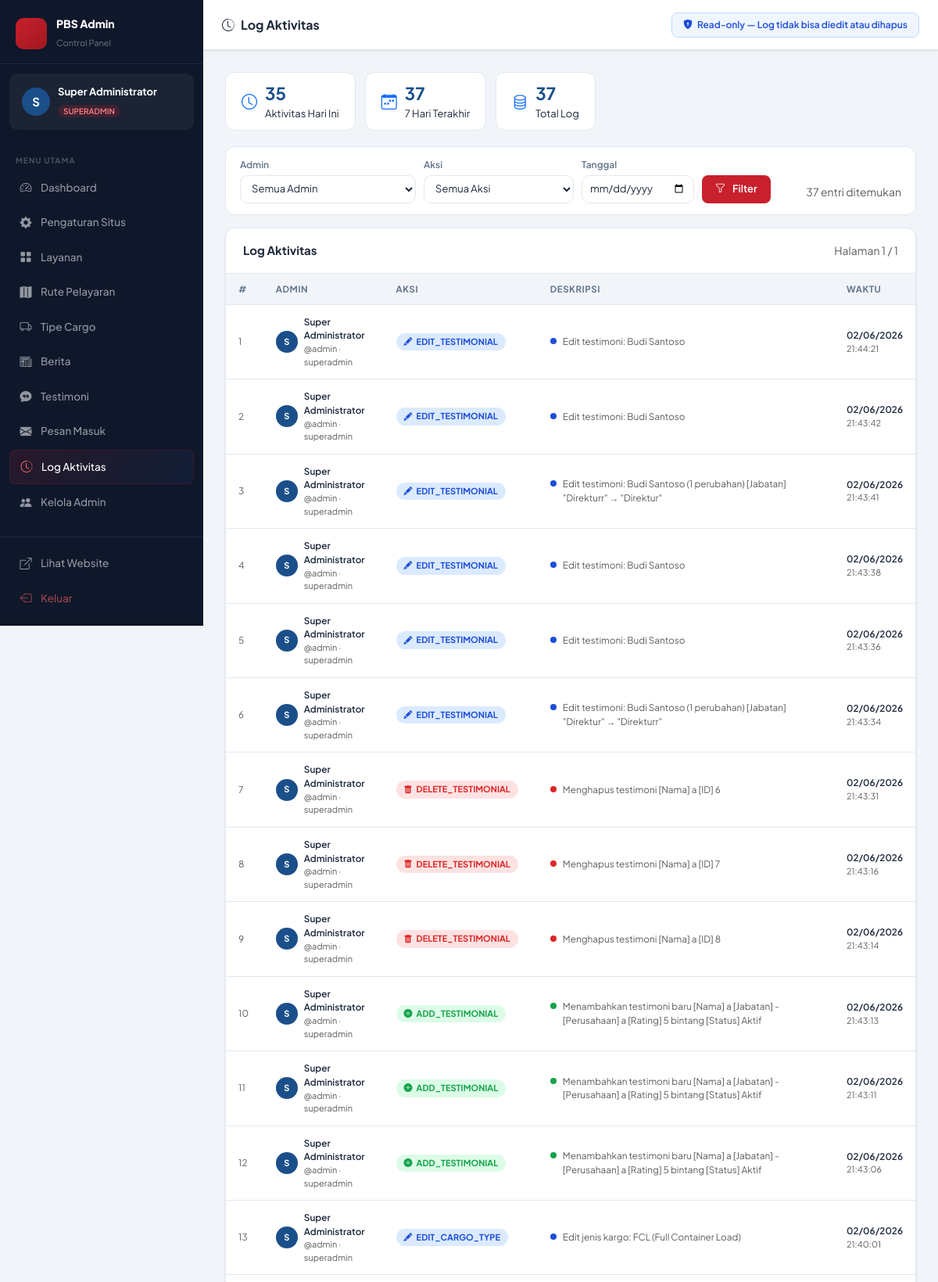
/admin/activity_log.php (signed in, upper part), run on the app's committed database.
### tables this page shows
CREATE TABLE `activity_log`  (
  `id` int NOT NULL AUTO_INCREMENT,
  `admin_id` int NULL DEFAULT NULL,
  `action` varchar(100) NOT NULL,
  `description` text NULL,
  `ip_address` varchar(45) NULL DEFAULT NULL,
  `created_at` timestamp NOT NULL DEFAULT current_timestamp,
  PRIMARY KEY (`id`) USING BTREE,
  INDEX `admin_id`(`admin_id` ASC) USING BTREE,
  CONSTRAINT `activity_log_ibfk_1` FOREIGN KEY (`admin_id`) REFERENCES `admins` (`id`) ON DELETE SET NULL ON UPDATE RESTRICT
);

### admin/activity_log.php (the view, shortened to what this page needs)
<?php
$pdo   = getPDO();
$filterAdmin  = isset($_GET['admin_id']) ? (int)$_GET['admin_id'] : 0;
$filterAction = trim($_GET['action_filter'] ?? '');
$filterDate   = trim($_GET['date'] ?? '');
$page         = max(1, (int)($_GET['page'] ?? 1));
$perPage      = 50;
$conditions = [];
$params     = [];
$where = $conditions ? ('WHERE ' . implode(' AND ', $conditions)) : '';
$countStmt = $pdo->prepare("SELECT COUNT(*) FROM activity_log l $where");
$countStmt->execute($params);
$totalRows  = (int)$countStmt->fetchColumn();
$totalPages = max(1, (int)ceil($totalRows / $perPage));
$page       = min($page, $totalPages);
$offset     = ($page - 1) * $perPage;
$logStmt = $pdo->prepare("
    SELECT
        l.id,
        l.admin_id,
        l.action,
        l.description,
        l.ip_address,
        l.created_at,
        a.username,
        a.full_name,
        a.role AS admin_role
    FROM activity_log l
    LEFT JOIN admins a ON a.id = l.admin_id
    $where
    ORDER BY l.created_at DESC
    LIMIT $perPage OFFSET $offset
");
$logStmt->execute($params);
$logs = $logStmt->fetchAll();
function actionStyle(string $action): array {
    return match (true) {
        str_contains($action, 'DELETE') || str_contains($action, 'HAPUS')
            => ['badge' => 'red',    'icon' => 'bi-trash-fill'],
        str_contains($action, 'ADD') || str_contains($action, 'CREATE')
            => ['badge' => 'green',  'icon' => 'bi-plus-circle-fill'],
        str_contains($action, 'UPDATE') || str_contains($action, 'EDIT')
            => ['badge' => 'blue',   'icon' => 'bi-pencil-fill'],
        str_contains($action, 'LOGIN') || str_contains($action, 'LOGOUT')
            => ['badge' => 'orange', 'icon' => 'bi-box-arrow-in-right'],
        str_contains($action, 'RESET') || str_contains($action, 'PASSWORD')
            => ['badge' => 'orange', 'icon' => 'bi-key-fill'],
        default
            => ['badge' => 'gray',   'icon' => 'bi-activity'],
    };
}
$todayStats = $pdo->query("
    SELECT COUNT(*) AS total_today FROM activity_log WHERE DATE(created_at) = CURDATE()
")->fetch();
$weekStats = $pdo->query("
    SELECT COUNT(*) AS total_week FROM activity_log WHERE created_at >= DATE_SUB(NOW(), INTERVAL 7 DAY)
")->fetch();
$totalStats = $pdo->query("SELECT COUNT(*) AS total_all FROM activity_log")->fetch();
?>
<!DOCTYPE html>
<html lang="id">
<head>
    <link rel="stylesheet" href="https://cdn.jsdelivr.net/npm/bootstrap@5.3.3/dist/css/bootstrap.min.css">
    <link rel="stylesheet" href="https://cdn.jsdelivr.net/npm/bootstrap-icons@1.11.3/font/bootstrap-icons.min.css">
    <link rel="stylesheet" href="<?= BASE_URL ?>/admin/assets/admin.css">
</head>
<body>
<div class="adm-layout">
    <?php include __DIR__ . '/includes/sidebar.php'; ?>
    <div class="adm-main">
        <div class="adm-topbar">
            <div class="topbar-title">
                <i class="bi bi-clock-history me-2"></i>Log Aktivitas
            </div>
            <div class="topbar-actions">
                <span class="readonly-notice">
                    <i class="bi bi-shield-lock-fill"></i> Read-only — Log tidak bisa diedit atau dihapus
                </span>
            </div>
        </div>
        <div class="adm-content">
            <div class="stat-chips">
                <div class="stat-chip">
                    <i class="bi bi-clock text-primary fs-5"></i>
                    <div><strong><?= (int)$todayStats['total_today'] ?></strong><br><span>Aktivitas Hari Ini</span></div>
                </div>
                <div class="stat-chip">
                    <i class="bi bi-calendar-week text-primary fs-5"></i>
                    <div><strong><?= (int)$weekStats['total_week'] ?></strong><br><span>7 Hari Terakhir</span></div>
                </div>
                <div class="stat-chip">
                    <i class="bi bi-database text-primary fs-5"></i>
                    <div><strong><?= number_format((int)$totalStats['total_all']) ?></strong><br><span>Total Log</span></div>
                </div>
            </div>
            <form method="GET" id="filterForm">
                <div class="filter-bar">
                    <div>
                        <label>Admin</label>
                        <select name="admin_id" class="adm-input" style="min-width:160px;">
                            <option value="">Semua Admin</option>
                        </select>
                    </div>
                    <div>
                        <label>Aksi</label>
                        <select name="action_filter" class="adm-input" style="min-width:180px;">
                            <option value="">Semua Aksi</option>
                        </select>
                    </div>
                    <div>
                        <label>Tanggal</label>
                        <input type="date" name="date" class="adm-input"
                               value="<?= htmlspecialchars($filterDate) ?>"
                               style="min-width:140px;">
                    </div>
                    <div class="d-flex gap-2 align-items-end">
                        <button type="submit" class="btn-adm save" style="height:36px;padding:0 16px;font-size:13px;">
                            <i class="bi bi-funnel me-1"></i>Filter
                        </button>
                    </div>
                    <div class="ms-auto text-muted small d-flex align-items-end pb-1">
                        <?= number_format($totalRows) ?> entri ditemukan
                    </div>
                </div>
            </form>
            <div class="adm-card">
                <div class="adm-card-header">
                    <h5>
                        Log Aktivitas
                    </h5>
                    <span class="text-muted small">Halaman <?= $page ?> / <?= $totalPages ?></span>
                </div>
                <?php if (empty($logs)): ?>
                    <div class="empty-state">
                        <i class="bi bi-clock-history"></i>
                        <p>Tidak ada log aktivitas<?= ($filterAdmin || $filterAction || $filterDate) ? ' untuk filter ini' : '' ?>.</p>
                    </div>
                <?php else: ?>
                    <div class="table-responsive">
                        <table class="adm-table">
                            <thead>
                                <tr>
                                    <th style="width:40px;">#</th>
                                    <th>Admin</th>
                                    <th>Aksi</th>
                                    <th>Deskripsi</th>
                                    <th style="white-space:nowrap;">Waktu</th>
                                </tr>
                            </thead>
                            <tbody>
                            <?php foreach ($logs as $i => $log): $style = actionStyle($log['action']); ?>
                                <tr>
                                    <td class="text-muted small nowrap"><?= $offset + $i + 1 ?></td>
                                    <td class="nowrap">
                                        <div class="d-flex align-items-center gap-2">
                                            <div class="avatar-xs"><?= mb_strtoupper(mb_substr($log['full_name'] ?? '?', 0, 1)) ?></div>
                                            <div>
                                                <div class="fw-semibold small"><?= htmlspecialchars($log['full_name'] ?? 'Dihapus') ?></div>
                                                <div class="text-muted" style="font-size:11px;">
                                                    @<?= htmlspecialchars($log['username'] ?? '-') ?>
                                                    <?php if ($log['admin_role']): ?> · <?= htmlspecialchars($log['admin_role']) ?><?php endif; ?>
                                                </div>
                                            </div>
                                        </div>
                                    </td>
                                    <td class="nowrap">
                                        <span class="action-badge <?= $style['badge'] ?>"><i class="bi <?= $style['icon'] ?>"></i> <?= htmlspecialchars($log['action']) ?></span>
                                    </td>
                                    <td style="min-width: 250px;">
                                        <div class="d-flex align-items-start gap-2">
                                            <span class="log-dot <?= $style['badge'] ?> mt-1"></span>
                                            <span class="text-muted small" style="line-height:1.5;"><?= htmlspecialchars($log['description'] ?: '—') ?></span>
                                        </div>
                                    </td>
                                    <td class="nowrap">
                                        <div class="small fw-semibold"><?= date('d/m/Y', strtotime($log['created_at'])) ?></div>
                                        <div class="text-muted" style="font-size:11px;"><?= date('H:i:s', strtotime($log['created_at'])) ?></div>
                                    </td>
                                </tr>
                            <?php endforeach; ?>
                            </tbody>
                        </table>
                    </div>
                <?php endif; ?>
            </div>
        </div>
    </div>
</div>
</body>
</html>

### admin/activity_log.php (style rules this page uses)
.action-badge { display:inline-flex;align-items:center;gap:5px; padding:3px 10px;border-radius:20px;font-size:11px;font-weight:700; white-space:nowrap; }
.action-badge.red { background:#fee2e2;color:#dc2626; }
.action-badge.green { background:#dcfce7;color:#16a34a; }
.action-badge.blue { background:#dbeafe;color:#1d4ed8; }
.stat-chips { display:flex;gap:12px;flex-wrap:wrap;margin-bottom:20px; }
.stat-chip { background:#fff;border:1.5px solid #e2e8f0;border-radius:12px; padding:10px 20px;display:flex;align-items:center;gap:10px;font-size:13px; }
.stat-chip strong { font-size:22px;font-weight:700;color:#1B4F8A; }
.filter-bar { background:#fff;border:1.5px solid #e2e8f0;border-radius:12px; padding:14px 18px;margin-bottom:16px;display:flex;gap:10px;flex-wrap:wrap;align-items:flex-end; }
.filter-bar .adm-input { height:36px;font-size:13px;padding:0 10px; }
.filter-bar label { font-size:12px;font-weight:600;color:#64748b;display:block;margin-bottom:4px; }
.log-dot { width:8px;height:8px;border-radius:50%;display:inline-block;flex-shrink:0;margin-top:2px; }
.log-dot.red { background:#dc2626; }
.log-dot.green { background:#16a34a; }
.log-dot.blue { background:#1d4ed8; }
.avatar-xs { width:28px;height:28px;border-radius:50%;background:#1B4F8A;color:#fff; display:inline-flex;align-items:center;justify-content:center;font-weight:700;font-size:11px;flex-shrink:0; }
.readonly-notice { display:inline-flex;align-items:center;gap:6px; background:#f0f6ff;border:1.5px solid #bfdbfe;border-radius:8px; padding:6px 14px;font-size:12px;font-weight:600;color:#1d4ed8; }

### data on the page
activity_log: i "1", admin.full_name "S", admin.full_name "Super Administrator", admin.username "admin", admin.role "superadmin", action "EDIT_TESTIMONIAL", description "Edit testimoni: Budi Santoso", created_at "02/06/2026", created_at "21:44:21"
activity_log: i "2", admin.full_name "S", admin.full_name "Super Administrator", admin.username "admin", admin.role "superadmin", action "EDIT_TESTIMONIAL", description "Edit testimoni: Budi Santoso", created_at "02/06/2026", created_at "21:43:42"
activity_log: i "3", admin.full_name "S", admin.full_name "Super Administrator", admin.username "admin", admin.role "superadmin", action "EDIT_TESTIMONIAL", description "Edit testimoni: Budi Santoso (1 perubahan) [Jabatan] \"Direkturr\" → \"Direktur\"", created_at "02/06/2026", created_at "21:43:41"
activity_log: i "4", admin.full_name "S", admin.full_name "Super Administrator", admin.username "admin", admin.role "superadmin", action "EDIT_TESTIMONIAL", description "Edit testimoni: Budi Santoso", created_at "02/06/2026", created_at "21:43:38"
activity_log: i "5", admin.full_name "S", admin.full_name "Super Administrator", admin.username "admin", admin.role "superadmin", action "EDIT_TESTIMONIAL", description "Edit testimoni: Budi Santoso", created_at "02/06/2026", created_at "21:43:36"
activity_log: i "6", admin.full_name "S", admin.full_name "Super Administrator", admin.username "admin", admin.role "superadmin", action "EDIT_TESTIMONIAL", description "Edit testimoni: Budi Santoso (1 perubahan) [Jabatan] \"Direktur\" → \"Direkturr\"", created_at "02/06/2026", created_at "21:43:34"
activity_log: i "7", admin.full_name "S", admin.full_name "Super Administrator", admin.username "admin", admin.role "superadmin", action "DELETE_TESTIMONIAL", description "Menghapus testimoni [Nama] a [ID] 6", created_at "02/06/2026", created_at "21:43:31"
activity_log: i "8", admin.full_name "S", admin.full_name "Super Administrator", admin.username "admin", admin.role "superadmin", action "DELETE_TESTIMONIAL", description "Menghapus testimoni [Nama] a [ID] 7", created_at "02/06/2026", created_at "21:43:16"
activity_log: i "9", admin.full_name "S", admin.full_name "Super Administrator", admin.username "admin", admin.role "superadmin", action "DELETE_TESTIMONIAL", description "Menghapus testimoni [Nama] a [ID] 8", created_at "02/06/2026", created_at "21:43:14"
activity_log: i "10", admin.full_name "S", admin.full_name "Super Administrator", admin.username "admin", admin.role "superadmin", action "ADD_TESTIMONIAL", description "Menambahkan testimoni baru [Nama] a [Jabatan] - [Perusahaan] a [Rating] 5 bintang [Status] Aktif", created_at "02/06/2026", created_at "21:43:13"
activity_log: i "11", admin.full_name "S", admin.full_name "Super Administrator", admin.username "admin", admin.role "superadmin", action "ADD_TESTIMONIAL", description "Menambahkan testimoni baru [Nama] a [Jabatan] - [Perusahaan] a [Rating] 5 bintang [Status] Aktif", created_at "02/06/2026", created_at "21:43:11"
activity_log: i "12", admin.full_name "S", admin.full_name "Super Administrator", admin.username "admin", admin.role "superadmin", action "ADD_TESTIMONIAL", description "Menambahkan testimoni baru [Nama] a [Jabatan] - [Perusahaan] a [Rating] 5 bintang [Status] Aktif", created_at "02/06/2026", created_at "21:43:06"
activity_log: i "13", admin.full_name "S", admin.full_name "Super Administrator", admin.username "admin", admin.role "superadmin", action "EDIT_CARGO_TYPE", description "Edit jenis kargo: FCL (Full Container Load)", created_at "02/06/2026", created_at "21:40:01"

### other printed values
mb_strtoupper(mb_substr($admin['name'], 0, 1)) "S"
$admin['name'] "Super Administrator"
$admin['role'] "SUPERADMIN"
$m['label'] "Dashboard"
$m['label'] "Pengaturan Situs"
$m['label'] "Layanan"
$m['label'] "Rute Pelayaran"
$m['label'] "Tipe Cargo"
$m['label'] "Berita"
$m['label'] "Testimoni"
$m['label'] "Pesan Masuk"
$m['label'] "Log Aktivitas"
$m['label'] "Kelola Admin"
$todayStats['total_today'] "35"
$weekStats['total_week'] "37"
